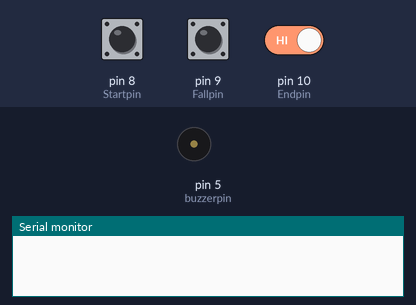
Simulated run of this sketch. Board: Arduino Uno, built with avr-gcc and run on an emulated ATmega328P. Parts: buzzer (waves = sounding), the last lines printed to the serial monitor. The test bench sets the inputs (shaded band); at power-on: pin 8 (Startpin) HIGH, pin 9 (Fallpin) HIGH, pin 10 (Endpin) HIGH.

Above: at 1.2 s.
1.3 s: pin 8 (Startpin) pulled LOW for 0.15 s
At 1.52 s:
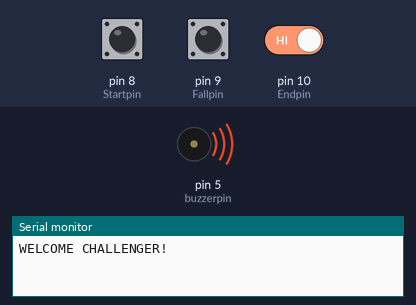
3.2 s: pin 9 (Fallpin) pulled LOW for 0.15 s
At 4.3 s:
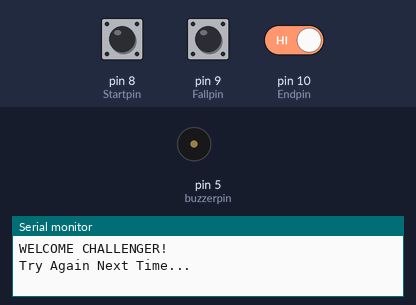
4.8 s: pin 8 (Startpin) driven LOW and pin 10 (Endpin) driven LOW
At 5.7 s:
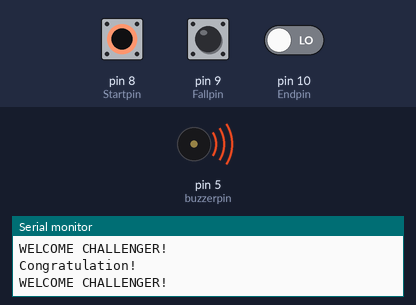
7.5 s: pin 8 (Startpin) driven HIGH
9.5 s: pin 8 (Startpin) driven LOW
At 10.5 s:
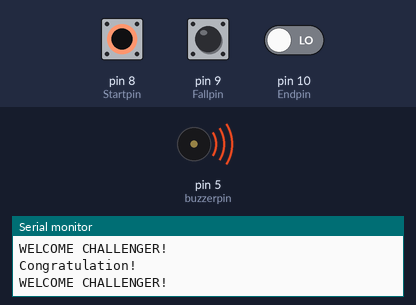
Timing chart, 0 to 12.0 s (numbered marks = the images above; inputs shaded):
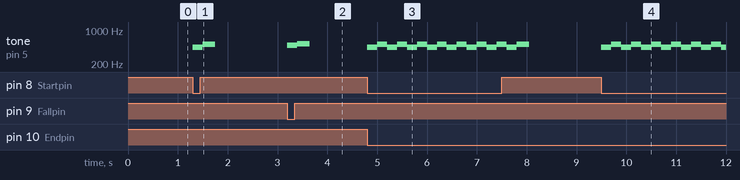

The sketch:

BuzzWire_Game.ino
```cpp
const byte Startpin = 8;
const byte Fallpin = 9;
const byte Endpin = 10;
const byte buzzerpin = 5;

enum GameState{SUCCESS, IN_PLAYING, FAILED};
GameState gameState = GameState::FAILED;

void setup() {
  pinMode(Startpin, INPUT_PULLUP);
  pinMode(Fallpin, INPUT_PULLUP);
  pinMode(Endpin, INPUT_PULLUP);
  pinMode(buzzerpin, OUTPUT);

  Serial.begin(9600);
}

void loop() {
  switch(gameState){
    case GameState::IN_PLAYING:
      if(!digitalRead(Endpin)){
        gameState = GameState::SUCCESS;
        Serial.println("Congratulation!");
        tone(buzzerpin, 440, 250);
        delay(200);
        tone(buzzerpin, 506, 250);
        delay(200);
     }
      else if(!digitalRead(Fallpin)){
        gameState = GameState :: FAILED;
        Serial.println("Try Again Next Time...");
        tone(buzzerpin, 490, 250);
        delay(200);
        tone(buzzerpin, 526, 250);
        delay(200);
      }
      break;
  case GameState::FAILED:
  case GameState::SUCCESS:
      if(!digitalRead(Startpin)){
        gameState = GameState :: IN_PLAYING;
        Serial.println("WELCOME CHALLENGER!");
        tone(buzzerpin, 440, 250);
        delay(200);
        tone(buzzerpin, 506, 250);
        delay(200);
      }
    break;
  }
}
```

Measured:
- after the input at 1.3 s, tone on pin 5 (buzzerpin): silent → 440 Hz at once, → 506 Hz 0.20 s later, → silent 0.25 s later
- after the input at 3.2 s, tone on pin 5 (buzzerpin): silent → 490 Hz at once, → 526 Hz 0.20 s later, → silent 0.25 s later
- after the input at 4.8 s, tone on pin 5 (buzzerpin): alternates 506 Hz for 0.20 s and 440 Hz for 0.20 s, starting at once
- after the input at 9.5 s, tone on pin 5 (buzzerpin): alternates 506 Hz for 0.20 s and 440 Hz for 0.20 s, starting at once
